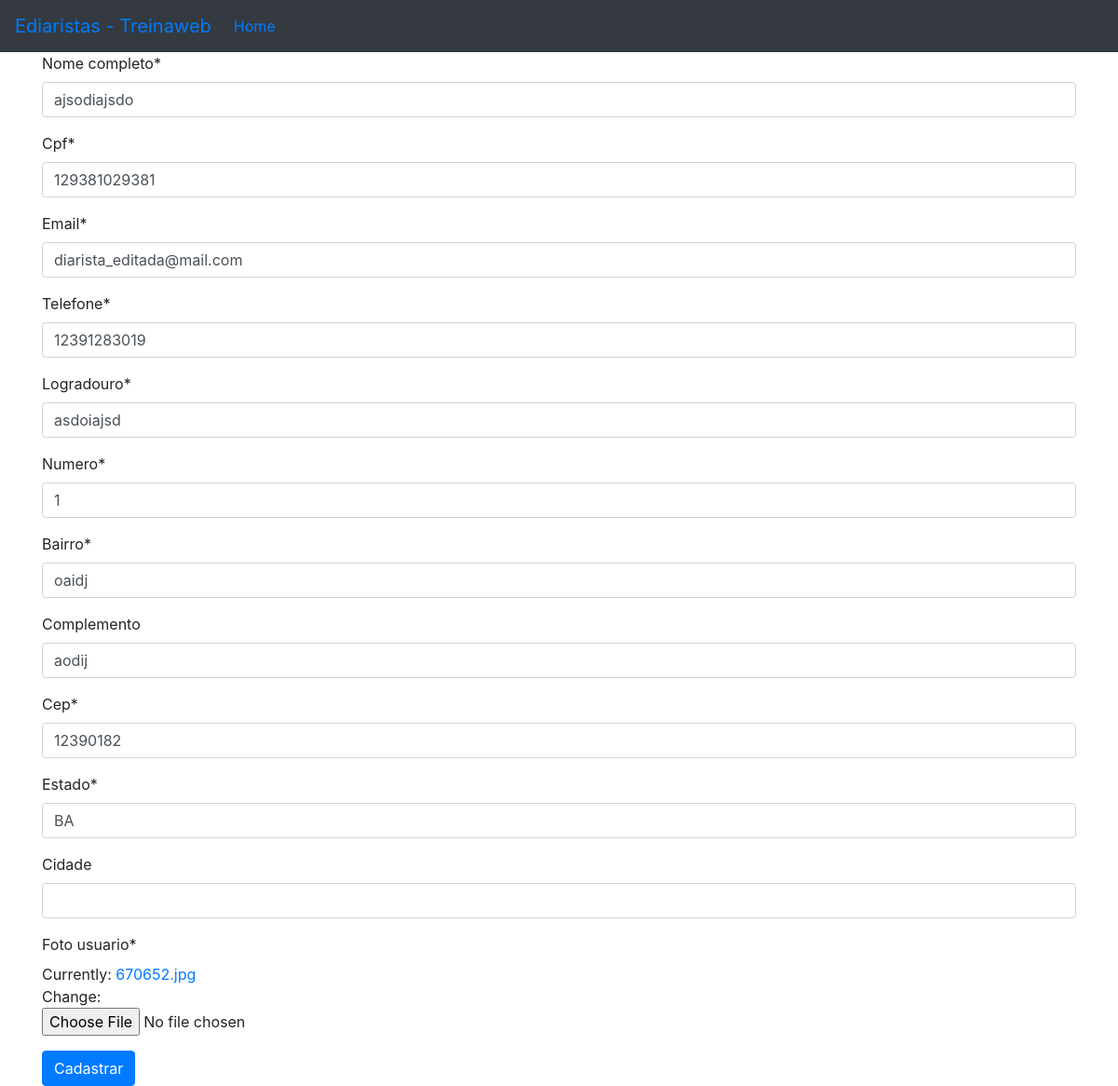
/web/editar_diarista/1, run on the app's committed database.
### web/models.py (models this page shows)
class Diarista(models.Model):
    nome_completo = models.CharField(max_length=100, null=False, blank=False)
    cpf = models.CharField(max_length=11, null=False, blank=False, unique=True)
    email = models.EmailField(null=False, blank=False, unique=True)
    telefone = models.CharField(max_length=11, null=False, blank=False)
    logradouro = models.CharField(max_length=60, null=False, blank=False)
    numero = models.IntegerField(null=False, blank=False)
    bairro = models.CharField(max_length=30, null=False, blank=False)
    complemento = models.CharField(max_length=100, null=False, blank=True)
    cep = models.CharField(max_length=8, null=False, blank=False)
    estado = models.CharField(max_length=2, null=False, blank=False)
    cidade = models.CharField(max_length=30, null=False, blank=True)
    codigo_ibge = models.IntegerField(null=False, blank=False)
    foto_usuario = models.ImageField(null=False)

### web/views.py (the view)
# urls.py: path('editar_diarista/<int:diarista_id>', editar_diarista, name='editar_diarista'),
def editar_diarista(request, diarista_id):
    diarista = Diarista.objects.get(id=diarista_id)
    if request.method == "POST":
        form_diarista = diarista_form.DiaristaForm(request.POST or None, request.FILES, instance=diarista)
        if form_diarista.is_valid():
            form_diarista.save()
            return redirect('listar_diaristas')
    else:
        form_diarista = diarista_form.DiaristaForm(instance=diarista)
    return render(request, 'form_diarista.html', {'form_diarista': form_diarista})

### web/forms/diarista_form.py (shortened to what this page needs)
class DiaristaForm(forms.ModelForm):
    class Meta:
        model = Diarista
        exclude = ('codigo_ibge', )

### web/templates/form_diarista.html (shortened to what this page needs)
{% extends 'base.html' %}
{% load crispy_forms_tags %}
{% block conteudo %}
<form method="post" enctype="multipart/form-data">
    {{form_diarista|crispy}}
    <button type="submit" class="btn btn-primary">Cadastrar</button>
</form>
{% endblock conteudo %}

### data on the page
Diarista: nome_completo "ajsodiajsdo", cpf "129381029381", email "diarista_editada@mail.com", telefone "12391283019", logradouro "asdoiajsd", numero "1", bairro "oaidj", complemento "aodij", cep "12390182", estado "BA"
